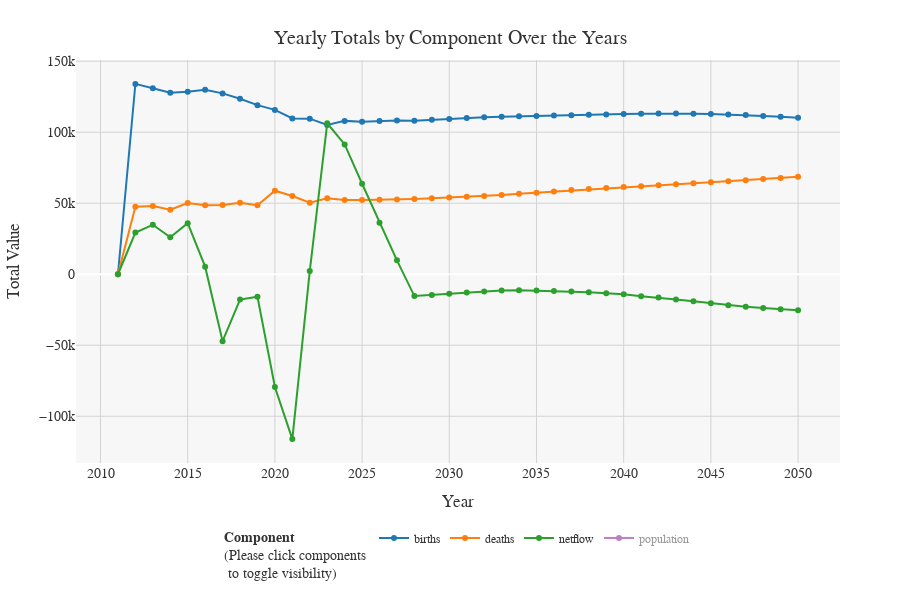

Source (notebook cell):
### Code cell
# Create the line plot with markers
fig = px.line(
    yearly_totals, 
    x='year', 
    y='value', 
    color='component', 
    markers=True,
    title="Yearly Totals by Component Over the Years",
    labels={'value': 'Total Value', 'year': 'Year'},
    color_discrete_sequence=['#1f77b4', '#ff7f0e', '#2ca02c', 'purple']
    #color_discrete_sequence=['#1f77b4', '#ff7f0e', '#2ca02c', '#d62728']  # Four distinct colors
)
# Hide the "Population" trace by default when first rendering
# This will make the population line only visible when clicked in the legend
fig.for_each_trace(
    lambda trace: trace.update(visible='legendonly') if trace.name == 'population' else ()
)

# Update layout for refined appearance
fig.update_layout(
    title={
        'text': "Yearly Totals by Component Over the Years",
        'x': 0.5,  # Center the title
        'xanchor': 'center',  # Anchor the title to the center
        'yanchor': 'top'
    },
    title_font=dict(size=20, color='#333333', family='Arial'),
    xaxis_title='Year',
    yaxis_title='Total Value',
    legend_title='<b>Component</b><br>(Please click components<br> to toggle visibility)',
    width=900,
    height=600,
    font=dict(family="Arial", size=14, color="#333333"),
    plot_bgcolor='#f7f7f7',
    paper_bgcolor='#ffffff',
    xaxis=dict(showgrid=True, gridcolor='lightgrey', zeroline=False),
    yaxis=dict(showgrid=True, gridcolor='lightgrey'),
    legend=dict(
        orientation="h",
        yanchor="top",
        y=-0.15,
        x=0.5,
        xanchor="center",
        font=dict(size=12)
    ),
    margin=dict(l=60, r=60, t=60, b=60)  # Set margins to adjust spacing around the plot
)

# Show the figure
fig.show()

# Save the figure as an HTML file for embedding
pio.write_html(fig, 'interactive_line_plot.html', include_plotlyjs='cdn')

### Figure 1 — Plotly figure (JSON) as saved in the notebook; plotly's stock layout.template omitted (floating-point values rounded to 4 significant figures)
{"data": [{"hovertemplate": "component=births<br>Year=%{x}<br>Total Value=%{y}<extra></extra>", "legendgroup": "births", "line": {"color": "#1f77b4", "dash": "solid"}, "marker": {"symbol": "circle"}, "mode": "lines+markers", "name": "births", "orientation": "v", "showlegend": true, "type": "scatter", "x": [2011.0, 2012.0, 2013.0, 2014.0, 2015.0, 2016.0, 2017.0, 2018.0, 2019.0, 2020.0, 2021.0, 2022.0, 2023.0, 2024.0, 2025.0, 2026.0, 2027.0, 2028.0, 2029.0, 2030.0, 2031.0, 2032.0, 2033.0, 2034.0, 2035.0, 2036.0, 2037.0, 2038.0, 2039.0, 2040.0, 2041.0, 2042.0, 2043.0, 2044.0, 2045.0, 2046.0, 2047.0, 2048.0, 2049.0, 2050.0], "xaxis": "x", "y": [0.0, 134000.0, 131000.0, 127800.0, 128500.0, 129800.0, 127400.0, 123600.0, 119100.0, 115700.0, 109700.0, 109600.0, 105100.0, 108000.0, 107400.0, 108000.0, 108200.0, 108000.0, 108700.0, 109400.0, 110000.0, 110500.0, 110900.0, 111200.0, 111500.0, 111800.0, 112000.0, 112300.0, 112500.0, 112800.0, 113000.0, 113100.0, 113200.0, 113100.0, 112900.0, 112500.0, 112100.0, 111500.0, 110900.0, 110200.0], "yaxis": "y"}, {"hovertemplate": "component=deaths<br>Year=%{x}<br>Total Value=%{y}<extra></extra>", "legendgroup": "deaths", "line": {"color": "#ff7f0e", "dash": "solid"}, "marker": {"symbol": "circle"}, "mode": "lines+markers", "name": "deaths", "orientation": "v", "showlegend": true, "type": "scatter", "x": [2011.0, 2012.0, 2013.0, 2014.0, 2015.0, 2016.0, 2017.0, 2018.0, 2019.0, 2020.0, 2021.0, 2022.0, 2023.0, 2024.0, 2025.0, 2026.0, 2027.0, 2028.0, 2029.0, 2030.0, 2031.0, 2032.0, 2033.0, 2034.0, 2035.0, 2036.0, 2037.0, 2038.0, 2039.0, 2040.0, 2041.0, 2042.0, 2043.0, 2044.0, 2045.0, 2046.0, 2047.0, 2048.0, 2049.0, 2050.0], "xaxis": "x", "y": [0.0, 47570.0, 48080.0, 45450.0, 50150.0, 48510.0, 48840.0, 50420.0, 48560.0, 58810.0, 55080.0, 50370.0, 53510.0, 52290.0, 52270.0, 52380.0, 52630.0, 53020.0, 53520.0, 54020.0, 54500.0, 55130.0, 55850.0, 56640.0, 57380.0, 58240.0, 59250.0, 60030.0, 60710.0, 61360.0, 62000.0, 62640.0, 63300.0, 63990.0, 64720.0, 65480.0, 66260.0, 67040.0, 67830.0, 68600.0], "yaxis": "y"}, {"hovertemplate": "component=netflow<br>Year=%{x}<br>Total Value=%{y}<extra></extra>", "legendgroup": "netflow", "line": {"color": "#2ca02c", "dash": "solid"}, "marker": {"symbol": "circle"}, "mode": "lines+markers", "name": "netflow", "orientation": "v", "showlegend": true, "type": "scatter", "x": [2011.0, 2012.0, 2013.0, 2014.0, 2015.0, 2016.0, 2017.0, 2018.0, 2019.0, 2020.0, 2021.0, 2022.0, 2023.0, 2024.0, 2025.0, 2026.0, 2027.0, 2028.0, 2029.0, 2030.0, 2031.0, 2032.0, 2033.0, 2034.0, 2035.0, 2036.0, 2037.0, 2038.0, 2039.0, 2040.0, 2041.0, 2042.0, 2043.0, 2044.0, 2045.0, 2046.0, 2047.0, 2048.0, 2049.0, 2050.0], "xaxis": "x", "y": [0.0, 29310.0, 34820.0, 26080.0, 35990.0, 5336.0, -47130.0, -17850.0, -15850.0, -79460.0, -116100.0, 2207.0, 106300.0, 91400.0, 63740.0, 36220.0, 9762.0, -15390.0, -14690.0, -13820.0, -12930.0, -12070.0, -11410.0, -11240.0, -11520.0, -11850.0, -12130.0, -12630.0, -13340.0, -14180.0, -15570.0, -16460.0, -17780.0, -19090.0, -20450.0, -21770.0, -22860.0, -23840.0, -24660.0, -25280.0], "yaxis": "y"}, {"hovertemplate": "component=population<br>Year=%{x}<br>Total Value=%{y}<extra></extra>", "legendgroup": "population", "line": {"color": "purple", "dash": "solid"}, "marker": {"symbol": "circle"}, "mode": "lines+markers", "name": "population", "orientation": "v", "showlegend": true, "type": "scatter", "visible": "legendonly", "x": [2011.0, 2012.0, 2013.0, 2014.0, 2015.0, 2016.0, 2017.0, 2018.0, 2019.0, 2020.0, 2021.0, 2022.0, 2023.0, 2024.0, 2025.0, 2026.0, 2027.0, 2028.0, 2029.0, 2030.0, 2031.0, 2032.0, 2033.0, 2034.0, 2035.0, 2036.0, 2037.0, 2038.0, 2039.0, 2040.0, 2041.0, 2042.0, 2043.0, 2044.0, 2045.0, 2046.0, 2047.0, 2048.0, 2049.0, 2050.0], "xaxis": "x", "y": [8204000.0, 8320000.0, 8438000.0, 8546000.0, 8661000.0, 8747000.0, 8779000.0, 8834000.0, 8889000.0, 8866000.0, 8805000.0, 8866000.0, 9024000.0, 9171000.0, 9290000.0, 9382000.0, 9447000.0, 9487000.0, 9527000.0, 9569000.0, 9611000.0, 9655000.0, 9698000.0, 9742000.0, 9784000.0, 9826000.0, 9867000.0, 9906000.0, 9945000.0, 9982000.0, 10020000.0, 10050000.0, 10080000.0, 10110000.0, 10140000.0, 10170000.0, 10190000.0, 10210000.0, 10230000.0, 10240000.0], "yaxis": "y"}], "layout": {"font": {"color": "#333333", "family": "Arial", "size": 14}, "height": 600, "legend": {"font": {"size": 12}, "orientation": "h", "title": {"text": "<b>Component</b><br>(Please click components<br> to toggle visibility)"}, "tracegroupgap": 0, "x": 0.5, "xanchor": "center", "y": -0.15, "yanchor": "top"}, "margin": {"b": 60, "l": 60, "r": 60, "t": 60}, "paper_bgcolor": "#ffffff", "plot_bgcolor": "#f7f7f7", "title": {"font": {"color": "#333333", "family": "Arial", "size": 20}, "text": "Yearly Totals by Component Over the Years", "x": 0.5, "xanchor": "center", "yanchor": "top"}, "width": 900, "xaxis": {"anchor": "y", "domain": [0, 1], "gridcolor": "lightgrey", "showgrid": true, "title": {"text": "Year"}, "zeroline": false}, "yaxis": {"anchor": "x", "domain": [0, 1], "gridcolor": "lightgrey", "showgrid": true, "title": {"text": "Total Value"}}}}
